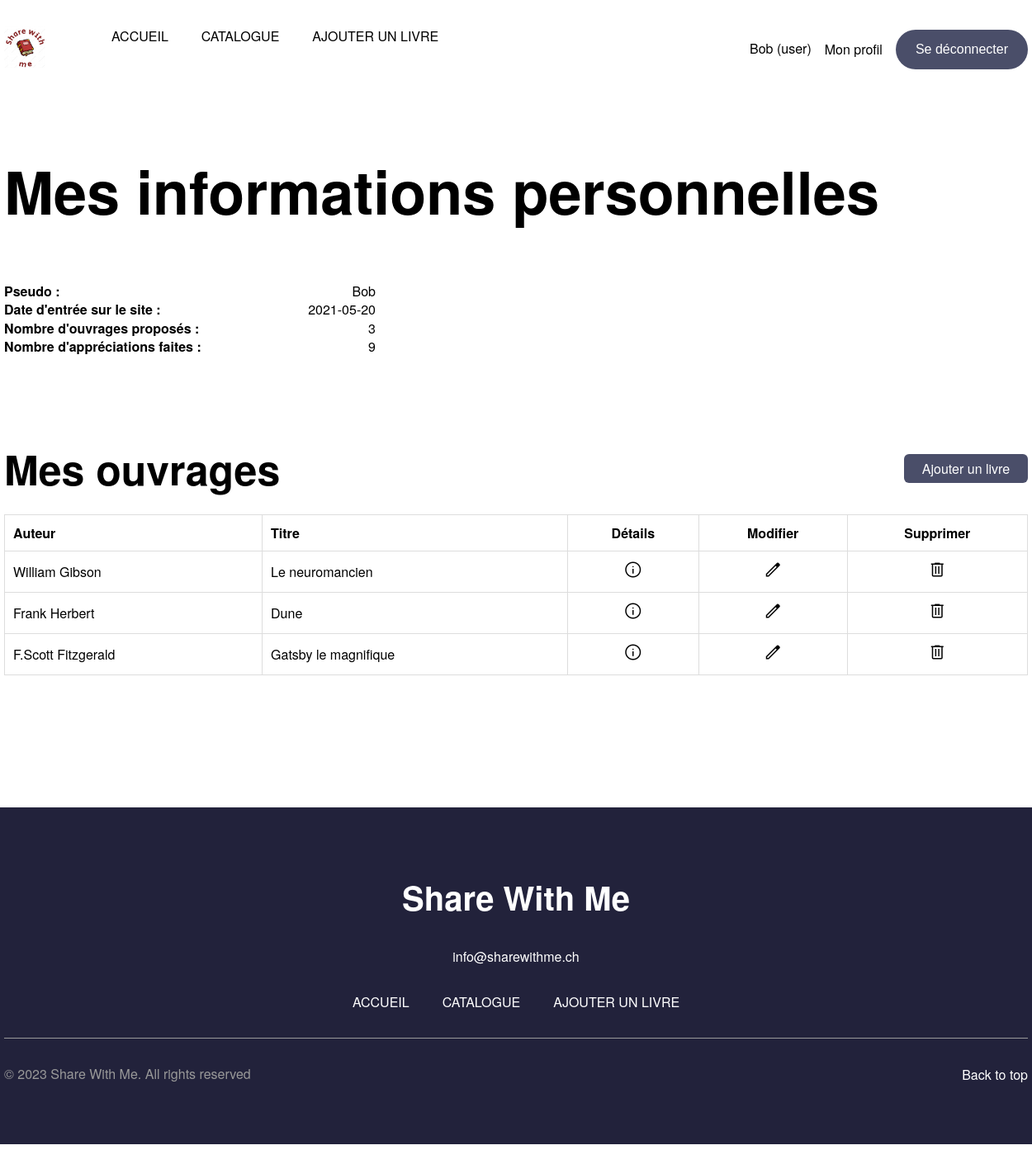
The app's page /profile.php (signed in), older data.
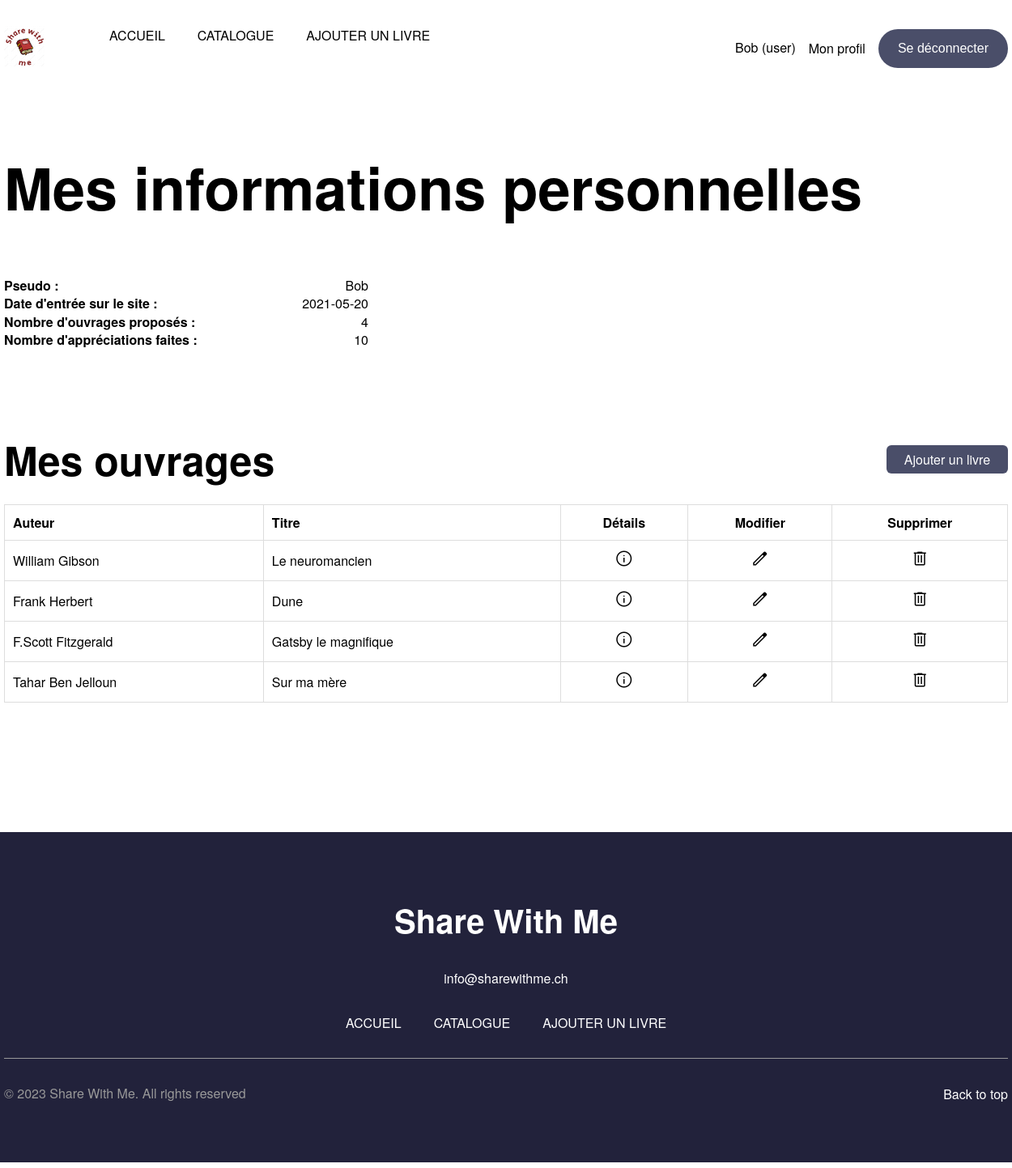
The same page, newer data.
### tables this page shows
CREATE TABLE `t_book` (
  `idBook` int NOT NULL,
  `booTitle` varchar(50) DEFAULT NULL,
  `booNumberPages` int DEFAULT NULL,
  `booExcerpt` varchar(50) DEFAULT NULL,
  `booSummary` varchar(500) DEFAULT NULL,
  `booEditionYear` int DEFAULT NULL,
  `booImageURL` varchar(200) DEFAULT NULL,
  `booEditorName` varchar(50) DEFAULT NULL,
  `fkUser` int NOT NULL,
  `fkAuthor` int NOT NULL,
  `fkCategory` int NOT NULL
);

CREATE TABLE `t_author` (
  `idAuthor` int NOT NULL,
  `autLastName` varchar(50) DEFAULT NULL,
  `autFirstName` varchar(50) DEFAULT NULL
);

### config/config.php (called while the page is built)
<?php
return[
    'host' => 'localhost',
    'port' => '6033',
    'dbname' => 'db_library',
    'username' => 'root',
    'password' => 'root'
];

### src/Database.php (called while the page is built, shortened)
<?php
 class Database {
    private $connector;
    public function __construct() {
        $configs = include("../config/config.php");
        try
        {
            $this->connector = new PDO('mysql:host='. $configs['host'] . ':' . $configs['port'] . ';dbname=' . $configs['dbname'] . ';charset=utf8' , $configs['username'], $configs['password']);
        }
        catch (PDOException $e)
        {
            die('Erreur : ' . $e->getMessage());
        }
    }
    private function queryPrepareExecute($query, $binds) {
        $req = $this->connector->prepare($query);
        foreach($binds as $bind => $value){
            $req->bindValue($bind, $value);
        }
        $req->execute();
        return $req;
    }
    private function formatData($req) {
        return $req->fetchALL(PDO::FETCH_ASSOC);
    }
    public function getUserBooks($idUser) {
        $query = 'SELECT *
        FROM t_book
        JOIN t_author ON fkAuthor = idAuthor
        WHERE fkUser=:idUser';
        $binds = array("idUser" => $idUser);
        $req = $this->queryPrepareExecute($query, $binds);
        $usersBooks = $this->formatData($req);
        return $usersBooks;
    }
    public function getUserNumberOfReviews($idUser) {
        $query = "SELECT COUNT(evaGrade) FROM t_evaluation WHERE fkUser=:idUser";
        $binds = array("idUser" => $idUser);
        $req = $this->queryPrepareExecute($query, $binds);
        $result = $this->formatData($req);
        return $result[0]['COUNT(evaGrade)'] ?? 0;
    }
    public function getUserNumberOfPosts($idUser) {
        $query = "SELECT COUNT(idBook) FROM t_book WHERE fkUser=:idUser";
        $binds = array("idUser" => $idUser);
        $req = $this->queryPrepareExecute($query, $binds);
        $nbPosts = $this->formatData($req);
        return $nbPosts[0]['COUNT(idBook)'] ?? 0;
    }
 }
?>

### src/profile.php (the view, shortened to what the changed rows need)
<?php
    include './Database.php';
    $db = new Database();
    $idUser = $_SESSION["idUser"];
    $nbAppreciations = $db->getUserNumberOfReviews($idUser);
    $nbBooksPosted = $db->getUserNumberOfPosts($idUser);
    $usersBooks = $db->getUserBooks($idUser);
?>
<!DOCTYPE html>
<html lang="en">
<head>
    <link href="./css/styles.css" rel="stylesheet">
</head>
<body>
    <main>
        <h1 id="profile-h1-title">Mes informations personnelles</h1>
        <div id="profile-infos">
            <div class="profile-infos-container">
                <p class="profile-title-categories">Nombre d'ouvrages proposés :</p>
                <p>
                    <?php echo $nbBooksPosted; ?>
                </p>
            </div>
            <div class="profile-infos-container">
                <p class="profile-title-categories">Nombre d'appréciations faites :</p>
                <p>
                    <?php echo $nbAppreciations; ?>
                </p>
            </div>
        </div>
        <div id="profile-booksTab">
            <div id="profile-tab-header">
                <h2>Mes ouvrages</h2>
            </div>
            <table id="profile-booksTable">
                <thead>
                    <tr>
                        <th>Auteur</th>
                        <th>Titre</th>
                        <th class="profile-icons">Détails</th>
                        <th class="profile-icons">Modifier</th>
                        <th class="profile-icons">Supprimer</th>
                    </tr>
                </thead>
                <tbody>
                    <?php foreach($usersBooks as $book) : ?>
                        <tr>
                            <td>
                                <?php echo $book['autFirstName'] . ' ' . $book['autLastName']; ?>
                            </td>
                            <td>
                                <?php echo $book['booTitle']; ?>
                            </td>
                            <td class="profile-containerOptions">
                                <a href="./details.php?idBook=<?=$book["idBook"];?>">
                                    <span class="material-symbols-outlined">info</span>
                                </a>
                            </td>
                            <td class="profile-containerOptions">
                                <a href="./modifyBook.php?idBook=<?= $book["idBook"]; ?>">
                                    <span class="material-symbols-outlined">edit</span>
                                </a>
                            </td>
                            <td class="profile-containerOptions">
                                <a href="javascript:confirmDelete(<?=$book["idBook"];?>)">
                                    <span class="material-symbols-outlined">delete</span>
                                </a>
                            </td>
                        </tr>
                    <?php endforeach; ?>
                </tbody>
            </table>
        </div>
    </main>
    <?php include('./parts/footer.inc.php'); ?>
</body>
</html>

Row changes from the older to the newer data that the page shows:
added t_book: fkAuthor.autFirstName "Tahar", fkAuthor.autLastName "Ben Jelloun", booTitle "Sur ma mère"
Text that changed along with them:
$nbBooksPosted: "3" → "4"
$nbAppreciations: "9" → "10"
